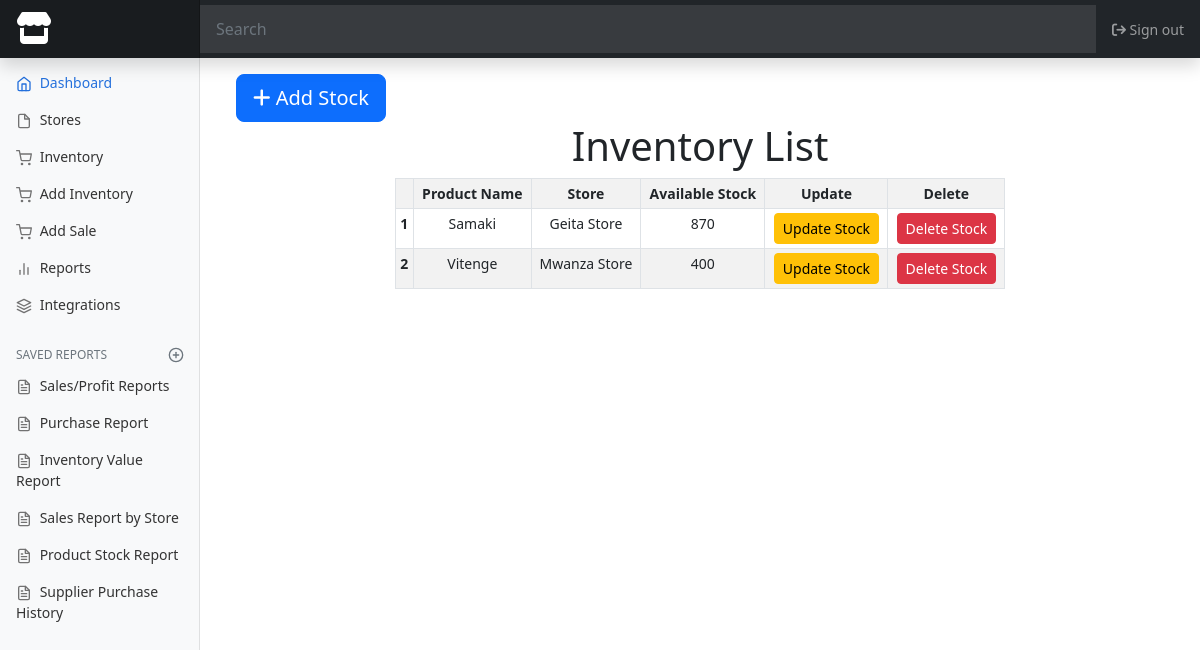
/products (signed in), run on the app's committed database.
### inventory/models.py (models this page shows, shortened)
class Stock(models.Model):
    store = models.ForeignKey(Store, on_delete=models.CASCADE)
    product = models.ForeignKey(Product, on_delete=models.CASCADE)
    quantity = models.PositiveIntegerField()

class Product(models.Model):
    name = models.CharField(max_length=100)
    price = models.DecimalField(max_digits=8, decimal_places=2)
    stores = models.ManyToManyField(Store, through='Stock')

class Store(models.Model):
    name = models.CharField(max_length=100)
    address = models.CharField(max_length=200)

### inventory/views.py (the view)
# urls.py: path('products', views.products, name='products'),
@login_required
@super_admin_required
def products(request):
    products = Stock.objects.all()
    return render(request, 'inventory/products.html', {'products': products})

### templates/inventory/products.html
{% extends 'base.html' %}
{% block content %}
<div class="container">
    <a button class="btn btn-primary btn-lg" href="{% url 'add_stock' %}">
        <i class="fa-solid fa-plus"></i>
        Add Stock</a></button>
    <h1 class="text-center">{{ store.name }} Inventory List</h1>
    <div class="row justify-content-center">
        <div class="col-lg-8">
            <div class="table-responsive">
                <table class="table table-bordered text-center table-striped table-sm">
                    <tr>
                        <th></th>
                        <th>Product Name</th>
                        <th>Store</th>
                        <th>Available Stock</th>
                        <th>Update</th>
                        <th>Delete</th>
                    </tr>
                    {% for product in products %}
                    <tr>
                        <th>{{forloop.counter}}</th>
                        <td>{{product.product.name}}</td>
                        <td>{{product.store.name}}</td>
                        <td>{{product.quantity}}</td>
                        <td><a href="{% url 'update_stock' stock_id=product.id %}" class="btn btn-warning btn-sm">Update Stock</a></td>
                        <td><a href="{% url 'delete_stock' stock_id=product.id %}" class="btn btn-danger btn-sm">Delete Stock</a></td>
                    </tr>
                    {% endfor %}
                </table>
            </div>
        </div>
    </div>
</div>
{% endblock %}

### static/css/dashboard.css (style rules this page uses)
body { font-size: .875rem; background-color: rgb(255, 255, 255); }

### data on the page
Stock: product.name "Samaki", store.name "Geita Store", quantity "870"
Stock: product.name "Vitenge", store.name "Mwanza Store", quantity "400"
